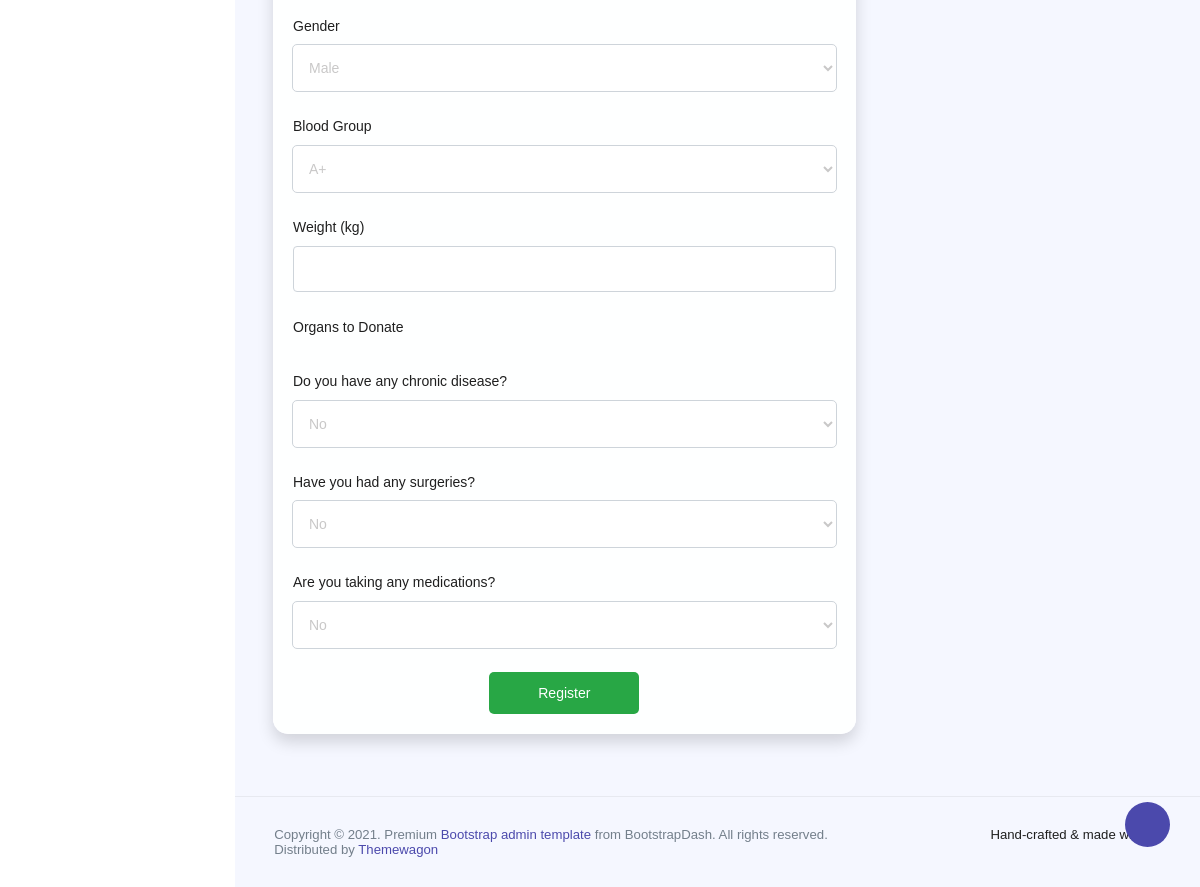
Page /donation/register-organ-donor/ (lower part) on the earlier database version.
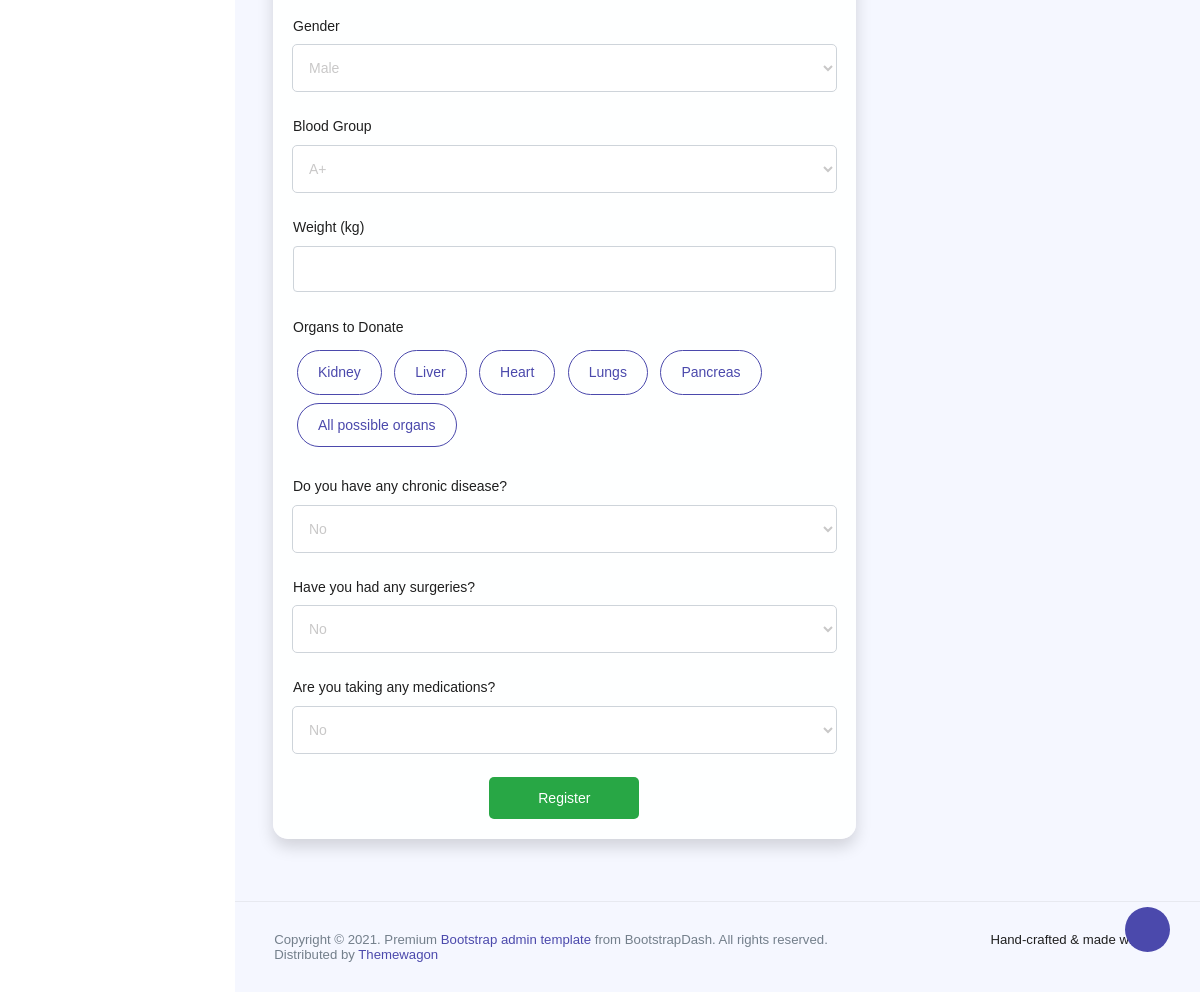
Same page on the later database version.
### frontendapp/models.py (models this page shows, shortened)
class Organ(models.Model):
    name = models.CharField(max_length=50, unique=True)

### backendapp/views.py (the view, shortened to what this page needs)
# urls.py: path('register-organ-donor/', views.register_organ_donor, name='register_organ_donor'),
def register_organ_donor(request):
    organs = Organ.objects.all()
    return render(request, "register_organ_donor.html", {"organs": organs})

### backendapp/templates/register_organ_donor.html (shortened to what this page needs)
<!DOCTYPE html>
{% extends 'index.html' %}
{% block content %}
<html lang="en">
<head>
</head>
<body>
<div class="row">
    <div class="col-md-8 mb-12">
        <div class="card shadow mb-4">
            <div class="card-body">
                <form method="POST" action="{% url 'register_organ_donor' %}">
                    <div class="form-group">
                        <label>Gender</label>
                        <select class="form-control" name="gender" required>
                            <option value="Male">Male</option>
                        </select>
                    </div>
                    <div class="form-group">
                        <label>Blood Group</label>
                        <select class="form-control" name="blood_group" required>
                            <option value="A+">A+</option>
                        </select>
                    </div>
                    <div class="form-group">
                        <label for="weight">Weight (kg)</label>
                        <input type="number" class="form-control" id="weight" name="weight" required>
                    </div>
                   <div class="form-group">
    <label>Organs to Donate</label>
    <div class="btn-group-toggle" data-toggle="buttons">
        {% for organ in organs %}
            <label class="btn btn-outline-primary m-1">
                <input type="checkbox" name="organs" value="{{ organ.id }}"> {{ organ.name }}
            </label>
        {% endfor %}
    </div>
</div>
                  <div class="form-group">
                    <label>Do you have any chronic disease?</label>
                    <select class="form-control" name="chronic_disease" onchange="toggleField(this.value === 'True', 'chronic_details')">
                        <option value="False">No</option>
                    </select>
                </div>
                <div class="form-group">
                    <label>Have you had any surgeries?</label>
                    <select class="form-control" name="surgery" onchange="toggleField(this.value === 'True', 'surgery_details')">
                        <option value="False">No</option>
                    </select>
                </div>
                <div class="form-group">
                    <label>Are you taking any medications?</label>
                    <select class="form-control" name="medications" onchange="toggleField(this.value === 'True', 'medications_details')">
                        <option value="False">No</option>
                    </select>
                </div>
                    <button type="submit" class="btn btn-primary d-block mx-auto" style="width: 150px; border-radius:5px;">Register</button>
                </form>
            </div>
        </div>
    </div>
</div>
</body>
</html>
{% endblock %}

Differences in the rows shown:
added Organ: name "Kidney"
added Organ: name "Liver"
added Organ: name "Heart"
added Organ: name "Lungs"
added Organ: name "Pancreas"
added Organ: name "All possible organs"
